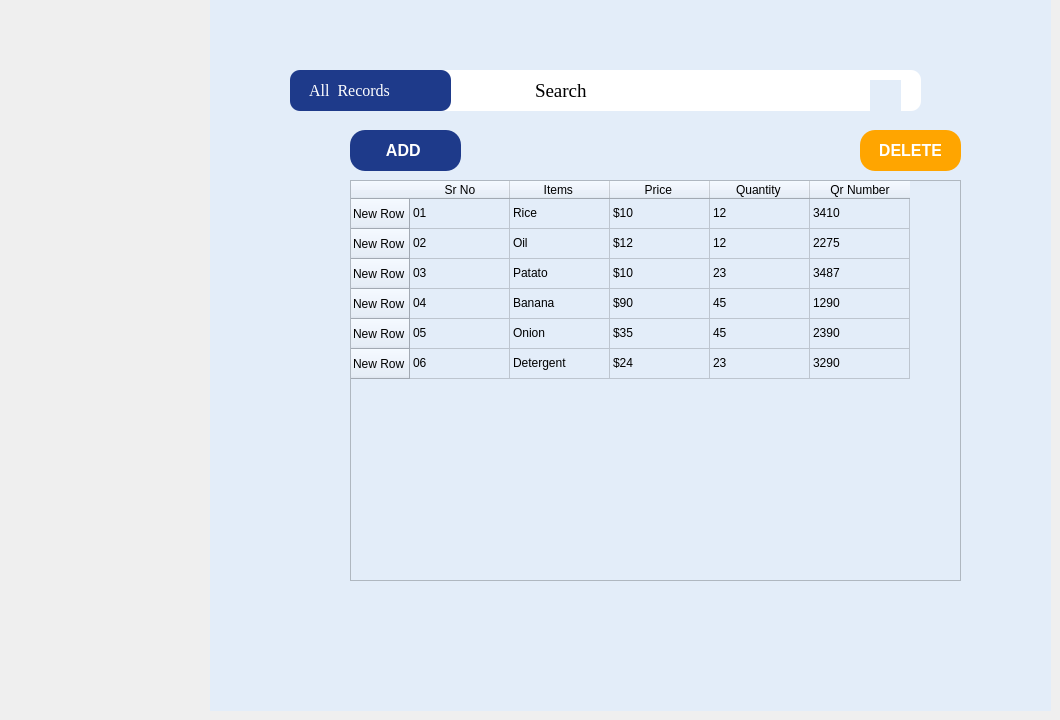
      <widget class="QWidget" name="products_4">
       <widget class="QLabel" name="label_407">
        <property name="geometry">
         <rect>
          <x>460</x>
          <y>610</y>
          <width>51</width>
          <height>41</height>
         </rect>
        </property>
        <property name="font">
         <font>
          <family>Times New Roman</family>
          <pointsize>11</pointsize>
          <italic>false</italic>
          <bold>false</bold>
          <underline>false</underline>
         </font>
        </property>
        <property name="styleSheet">
         <string notr="true"> border-radius: 10%;
color:  white;
</string>
        </property>
        <property name="text">
         <string>Features</string>
        </property>
       </widget>
       <widget class="QLabel" name="label_411">
        <property name="geometry">
         <rect>
          <x>400</x>
          <y>630</y>
          <width>81</width>
          <height>21</height>
         </rect>
        </property>
        <property name="styleSheet">
         <string notr="true">Color:white;</string>
        </property>
        <property name="text">
         <string>&lt;html&gt;&lt;head/&gt;&lt;body&gt;&lt;p&gt;&lt;span style=&quot; font-size:12pt;&quot;&gt;Feature&lt;/span&gt;&lt;/p&gt;&lt;/body&gt;&lt;/html&gt;</string>
        </property>
       </widget>
       <widget class="QLabel" name="label_412">
        <property name="geometry">
         <rect>
          <x>430</x>
          <y>630</y>
          <width>81</width>
          <height>21</height>
         </rect>
        </property>
        <property name="styleSheet">
         <string notr="true">Color:white;</string>
        </property>
        <property name="text">
         <string>&lt;html&gt;&lt;head/&gt;&lt;body&gt;&lt;p&gt;&lt;span style=&quot; font-size:12pt;&quot;&gt;Feature&lt;/span&gt;&lt;/p&gt;&lt;/body&gt;&lt;/html&gt;</string>
        </property>
       </widget>
       <widget class="QFrame" name="frame_18">
        <property name="geometry">
         <rect>
          <x>210</x>
          <y>0</y>
          <width>841</width>
          <height>711</height>
         </rect>
        </property>
        <property name="styleSheet">
         <string notr="true">background:#e3edf9 ;</string>
        </property>
        <property name="frameShape">
         <enum>QFrame::NoFrame</enum>
        </property>
        <widget class="QTableWidget" name="tableWidget_6">
         <property name="geometry">
          <rect>
           <x>140</x>
           <y>180</y>
           <width>611</width>
           <height>401</height>
          </rect>
         </property>
         <row>
          <property name="text">
           <string>New Row</string>
          </property>
         </row>
         <row>
          <property name="text">
           <string>New Row</string>
          </property>
         </row>
         <row>
          <property name="text">
           <string>New Row</string>
          </property>
         </row>
         <row>
          <property name="text">
           <string>New Row</string>
          </property>
         </row>
         <row>
          <property name="text">
           <string>New Row</string>
          </property>
         </row>
         <row>
          <property name="text">
           <string>New Row</string>
          </property>
         </row>
         <column>
          <property name="text">
           <string>Sr No</string>
          </property>
         </column>
         <column>
          <property name="text">
           <string>Items </string>
          </property>
         </column>
         <column>
          <property name="text">
           <string>Price </string>
          </property>
         </column>
         <column>
          <property name="text">
           <string>Quantity </string>
          </property>
         </column>
         <column>
          <property name="text">
           <string>Qr Number</string>
          </property>
         </column>
         <item row="0" column="0">
          <property name="text">
           <string>01</string>
          </property>
         </item>
         <item row="0" column="1">
          <property name="text">
           <string>Rice </string>
          </property>
         </item>
         <item row="0" column="2">
          <property name="text">
           <string>$10</string>
          </property>
         </item>
         <item row="0" column="3">
          <property name="text">
           <string>12</string>
          </property>
         </item>
         <item row="0" column="4">
          <property name="text">
           <string>3410</string>
          </property>
         </item>
         <item row="1" column="0">
          <property name="text">
           <string>02</string>
          </property>
         </item>
         <item row="1" column="1">
          <property name="text">
           <string>Oil </string>
          </property>
         </item>
         <item row="1" column="2">
          <property name="text">
           <string>$12</string>
          </property>
         </item>
         <item row="1" column="3">
          <property name="text">
           <string>12</string>
          </property>
         </item>
         <item row="1" column="4">
          <property name="text">
           <string>2275</string>
          </property>
         </item>
         <item row="2" column="0">
          <property name="text">
           <string>03</string>
          </property>
         </item>
         <item row="2" column="1">
          <property name="text">
           <string>Patato </string>
          </property>
         </item>
         <item row="2" column="2">
          <property name="text">
           <string>$10</string>
          </property>
         </item>
         <item row="2" column="3">
          <property name="text">
           <string>23</string>
          </property>
         </item>
         <item row="2" column="4">
          <property name="text">
           <string>3487</string>
          </property>
         </item>
         <item row="3" column="0">
          <property name="text">
           <string>04</string>
          </property>
         </item>
         <item row="3" column="1">
          <property name="text">
           <string>Banana</string>
          </property>
         </item>
         <item row="3" column="2">
          <property name="text">
           <string>$90</string>
          </property>
         </item>
         <item row="3" column="3">
          <property name="text">
           <string>45</string>
          </property>
         </item>
         <item row="3" column="4">
          <property name="text">
           <string>1290</string>
          </property>
         </item>
         <item row="4" column="0">
          <property name="text">
           <string>05 </string>
          </property>
         </item>
         <item row="4" column="1">
          <property name="text">
           <string>Onion </string>
          </property>
         </item>
         <item row="4" column="2">
          <property name="text">
           <string>$35</string>
          </property>
         </item>
         <item row="4" column="3">
          <property name="text">
           <string>45</string>
          </property>
         </item>
         <item row="4" column="4">
          <property name="text">
           <string>2390</string>
          </property>
         </item>
         <item row="5" column="0">
          <property name="text">
           <string>06 </string>
          </property>
         </item>
         <item row="5" column="1">
          <property name="text">
           <string>Detergent</string>
          </property>
         </item>
         <item row="5" column="2">
          <property name="text">
           <string>$24</string>
          </property>
         </item>
         <item row="5" column="3">
          <property name="text">
           <string>23</string>
          </property>
         </item>
         <item row="5" column="4">
          <property name="text">
           <string>3290</string>
          </property>
         </item>
        </widget>
        <widget class="QLabel" name="label_413">
         <property name="geometry">
          <rect>
           <x>80</x>
           <y>70</y>
           <width>161</width>
           <height>41</height>
          </rect>
         </property>
         <property name="font">
          <font>
           <family>Times New Roman</family>
           <pointsize>12</pointsize>
          </font>
         </property>
         <property name="styleSheet">
          <string notr="true">  border-radius: 10px; 
    background-color: #1E3A8A; 
color: white;
</string>
         </property>
         <property name="text">
          <string>     All  Records </string>
         </property>
        </widget>
        <widget class="QLabel" name="label_414">
         <property name="geometry">
          <rect>
           <x>160</x>
           <y>70</y>
           <width>551</width>
           <height>41</height>
          </rect>
         </property>
         <property name="font">
          <font>
           <family>Times New Roman</family>
           <pointsize>14</pointsize>
           <bold>false</bold>
          </font>
         </property>
         <property name="styleSheet">
          <string notr="true">  border-radius: 10px; 
background: white;
  padding: 10px 160px; </string>
         </property>
         <property name="text">
          <string>Search</string>
         </property>
        </widget>
        <widget class="QPushButton" name="pushButton_88">
         <property name="geometry">
          <rect>
           <x>140</x>
           <y>130</y>
           <width>111</width>
           <height>41</height>
          </rect>
         </property>
         <property name="styleSheet">
          <string notr="true">   background-color: #1E3A8A; 
;  /* Green button */
    color: white;               /* White text */
    border: none;               /* No border */
    border-radius: 15px;        /* Rounded corners */
    padding: 10px 20px;         /* Padding for better appearance */
    font-size: 16px;            /* Font size */
    font-weight: bold;
  
    text-align: center;     </string>
         </property>
         <property name="text">
          <string>ADD </string>
         </property>
        </widget>
        <widget class="QPushButton" name="pushButton_89">
         <property name="geometry">
          <rect>
           <x>650</x>
           <y>130</y>
           <width>101</width>
           <height>41</height>
          </rect>
         </property>
         <property name="styleSheet">
          <string notr="true">   background-color: orange; 
;  /* Green button */
    color: white;               /* White text */
    border: none;               /* No border */
    border-radius: 15px;        /* Rounded corners */
    padding: 10px 20px;         /* Padding for better appearance */
    font-size: 16px;            /* Font size */
    font-weight: bold;
  
    text-align: center;     </string>
         </property>
         <property name="text">
          <string>DELETE</string>
         </property>
        </widget>
        <widget class="QLabel" name="label_70">
         <property name="geometry">
          <rect>
           <x>660</x>
           <y>80</y>
           <width>31</width>
           <height>31</height>
          </rect>
         </property>
         <property name="text">
          <string/>
         </property>
         <property name="pixmap">
          <pixmap resource="pictures.qrc">:/new/prefix1/Project Pictures/search_4398568.png</pixmap>
         </property>
         <property name="scaledContents">
          <bool>true</bool>
         </property>
        </widget>
        <zorder>tableWidget_6</zorder>
        <zorder>label_414</zorder>
        <zorder>pushButton_88</zorder>
        <zorder>pushButton_89</zorder>
        <zorder>label_70</zorder>
        <zorder>label_413</zorder>
       </widget>
      </widget>
